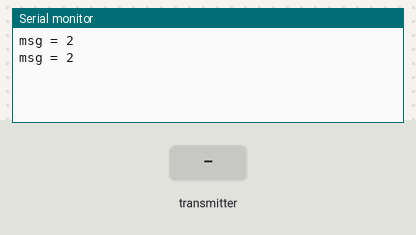
Recording of a sketch running on a simulated ESP32. On the bench: the last lines printed to the serial monitor. The inputs (shaded band) are chosen by the test bench. WiFi joins after 1.5 s; servers stay silent unless stated.

Above: at 1.2 s.
1.3 s: the transmitter starts sending spo2 = 0
At 1.48 s:
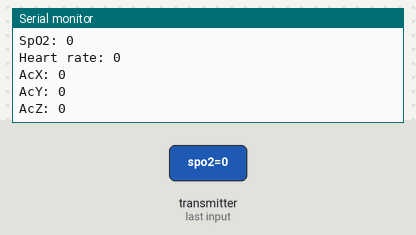
2.8 s: the transmitter starts sending heartRate = 1024
At 3.23 s:
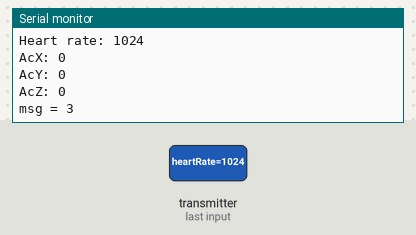
4.3 s: the transmitter starts sending AcX = 1024
5.8 s: the transmitter starts sending AcY = 1024
7.3 s: the transmitter starts sending AcZ = 1024
At 7.49 s:
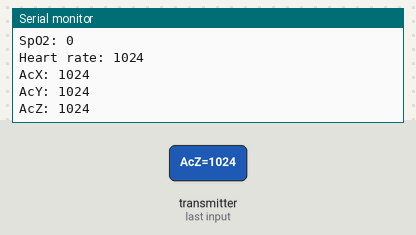

Measured:
- after the input at 1.3 s, the serial monitor: prints a new line after 0.05 s (image 1)
- after the input at 2.8 s, the serial monitor: prints a new line after 0.05 s (image 2)
- after the input at 7.3 s, the serial monitor: prints a new line after 0.05 s (image 3)

The sketch:

esp_fpga_comm.ino
```cpp
#include <WiFi.h>
#include <esp_wifi.h>
#include <esp_now.h>

#define DEBUG
// #define DEBUGGING

// Data received via esp-now
struct package {
  uint32_t spo2;
  uint32_t heartRate;
  int16_t AcX;
  int16_t AcY;
  int16_t AcZ;
};

package data;


uint8_t msg = 0;
unsigned long start;

void setup() {
  // put your setup code here, to run once:
  // Initialize Serial Monitor
  Serial.begin(115200);
  Serial2.begin(115200, SERIAL_8N1, RX, TX);

  // Set device as a Wi-Fi Station
  WiFi.mode(WIFI_STA);
#ifdef DEBUGGING
  WiFi.STA.begin();
#endif //DEBUGGING

  // Init ESP-NOW
  if (esp_now_init() != ESP_OK) {
    Serial.println("Error initializing ESP-NOW");
    return;
  }

  // Once ESPNow is successfully Init, we will register for recv CB to
  // get recv packer info
  esp_now_register_recv_cb(esp_now_recv_cb_t(onDataRecv));

  start = millis();
}

void loop() {
  // put your main code here, to run repeatedly:
#ifdef DEBUGGING
  Serial.println("This works!");
  Serial.print("[RECEIVER] ESP32 Board MAC Address: ");
  readMacAddress();
  delay(1000);
#endif //DEBUGGING
  if (millis() - start > 500) {
    computing();
    Serial2.write(msg); // UART transmitter comm
    start = millis();
  }
}

// callback function that will be executed when data is received
void onDataRecv(const uint8_t* mac, const uint8_t* incomingData, int len) {
  memcpy(&data, incomingData, sizeof(data));
  Serial.print("Bytes received: ");
  Serial.println(len);
  Serial.print("SpO2: ");
  Serial.println(data.spo2);
  Serial.print("Heart rate: ");
  Serial.println(data.heartRate);
  Serial.print("AcX: ");
  Serial.println(data.AcX);
  Serial.print("AcY: ");
  Serial.println(data.AcY);
  Serial.print("AcZ: ");
  Serial.println(data.AcZ);
  Serial.println();
}

// Decision making
void computing() {
  if ((data.heartRate < 60) || (data.heartRate > 130) && (data.spo2 >= 75) && (data.spo2 <= 100))
    msg = 2;
  else
    if ((data.heartRate < 60) || (data.heartRate > 130) && (data.spo2 < 75) || (data.spo2 > 100))
      msg = 3;
    else
      if ((data.heartRate >= 60) && (data.heartRate <= 130) && (data.spo2 < 75))
        msg = 1;
      else
        msg = 0;
// #ifdef DEBUG
  Serial.print("msg = ");
  Serial.println(msg);
// #endif // DEBUG
}

#ifdef DEBUGGING
void readMacAddress() {
  uint8_t baseMac[6];
  esp_err_t ret = esp_wifi_get_mac(WIFI_IF_STA, baseMac);
  if (ret == ESP_OK) {
    Serial.printf("%02x:%02x:%02x:%02x:%02x:%02x\n",
                  baseMac[0], baseMac[1], baseMac[2],
                  baseMac[3], baseMac[4], baseMac[5]);
  }
  else
    Serial.println("Failed to read MAC address");
}
#endif // DEBUGGING
```
